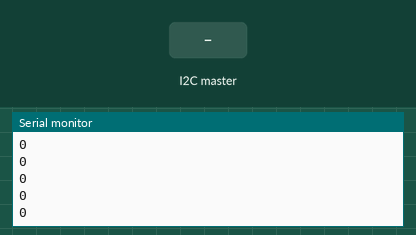
A sketch run on a simulated Arduino Uno, built with avr-gcc and run on an emulated ATmega328P. On the bench: the last lines printed to the serial monitor. Inputs (shaded band) come from the test bench.

Above: at 1.2 s.
1.3 s: the I2C master sends the byte 1
At 2.2 s:
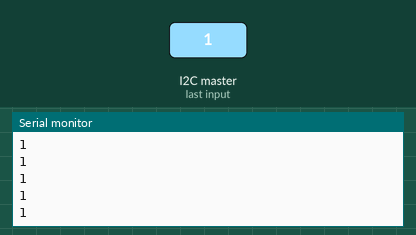
2.8 s: the I2C master sends the byte 2
At 3.4 s:
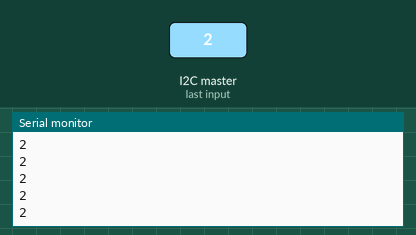
Timing chart, 0 to 5.8 s (numbered marks = the images above; inputs shaded):
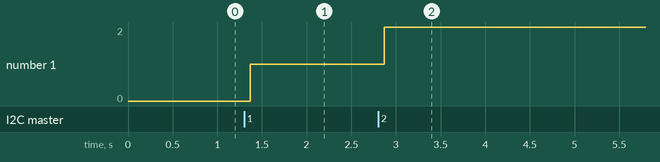

The sketch:

servo.ino
```cpp
#include <Wire.h>
int data;

void setup() {
  // put your setup code here, to run once:
  Wire.begin(8);
  Wire.onReceive(receiveEvent);
  Serial.begin(9600);
}

void receiveEvent(int bytes) {
  data = Wire.read();
}

void loop() {
  // put your main code here, to run repeatedly:
Serial.println(data);
}
```

Measured:
- after the input at 1.3 s, the serial monitor: prints a new line after 0.07 s (image 1)
- after the input at 2.8 s, the serial monitor: prints a new line after 0.07 s (image 2)
- plotted number 1: 0 → 1 after the input at 1.3 s, 1 → 2 after the input at 2.8 s
